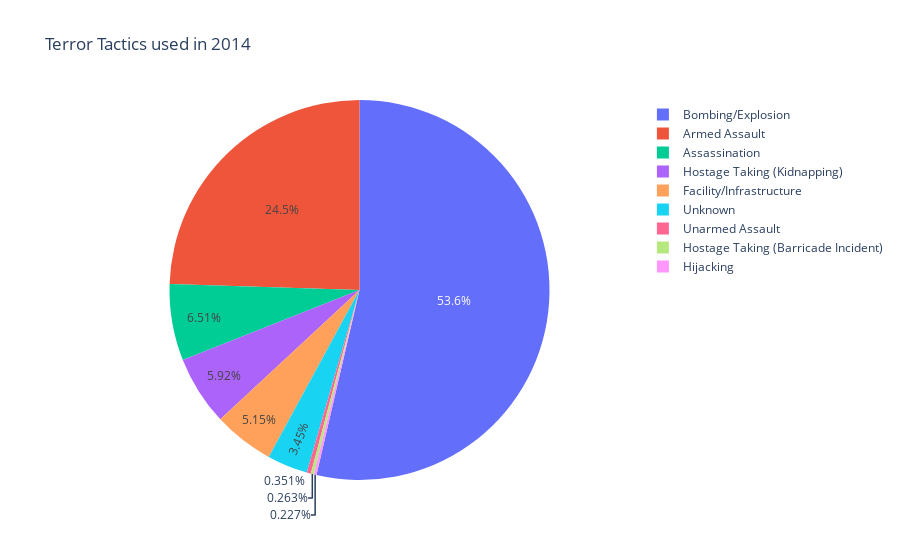

Notebook source saved alongside this figure:
### Code cell
Bombing = attacks_2014['AttackType'].value_counts()['Bombing/Explosion']
Armed = attacks_2014['AttackType'].value_counts()['Armed Assault']
Assassination = attacks_2014['AttackType'].value_counts()['Assassination']
Hostage_Kidnap = attacks_2014['AttackType'].value_counts()['Hostage Taking (Kidnapping)']
Facility = attacks_2014['AttackType'].value_counts()['Facility/Infrastructure Attack']
Unknown = attacks_2014['AttackType'].value_counts()['Unknown']
Unarmed = attacks_2014['AttackType'].value_counts()['Unarmed Assault']
Hostage_Taking = attacks_2014['AttackType'].value_counts()['Hostage Taking (Barricade Incident)']
Hijacking = attacks_2014['AttackType'].value_counts()['Hijacking']

import plotly.express as px
names = ['Bombing/Explosion', 'Armed Assault', 'Assassination', 'Hostage Taking (Kidnapping)', 'Facility/Infrastructure', 'Unknown','Unarmed Assault','Hostage Taking (Barricade Incident)', 'Hijacking']
size = [Bombing, Armed, Assassination, Hostage_Kidnap, Facility, Unknown, Unarmed, Hostage_Taking, Hijacking]
# Create the pie chart
fig = px.pie( 
             values=size, 
             names=names, 
             title='Terror Tactics used in 2014')

# Display the chart
fig.show()

### Figure 1 — Plotly figure (JSON) as saved in the notebook; plotly's stock layout.template omitted (floating-point values rounded to 4 significant figures)
{"data": [{"domain": {"x": [0, 1], "y": [0, 1]}, "hovertemplate": "label=%{label}<br>value=%{value}<extra></extra>", "labels": ["Bombing/Explosion", "Armed Assault", "Assassination", "Hostage Taking (Kidnapping)", "Facility/Infrastructure", "Unknown", "Unarmed Assault", "Hostage Taking (Barricade Incident)", "Hijacking"], "legendgroup": "", "name": "", "showlegend": true, "type": "pie", "values": [7337, 3350, 890, 810, 705, 472, 48, 36, 31]}], "layout": {"legend": {"tracegroupgap": 0}, "title": {"text": "Terror Tactics used in 2014"}}}
